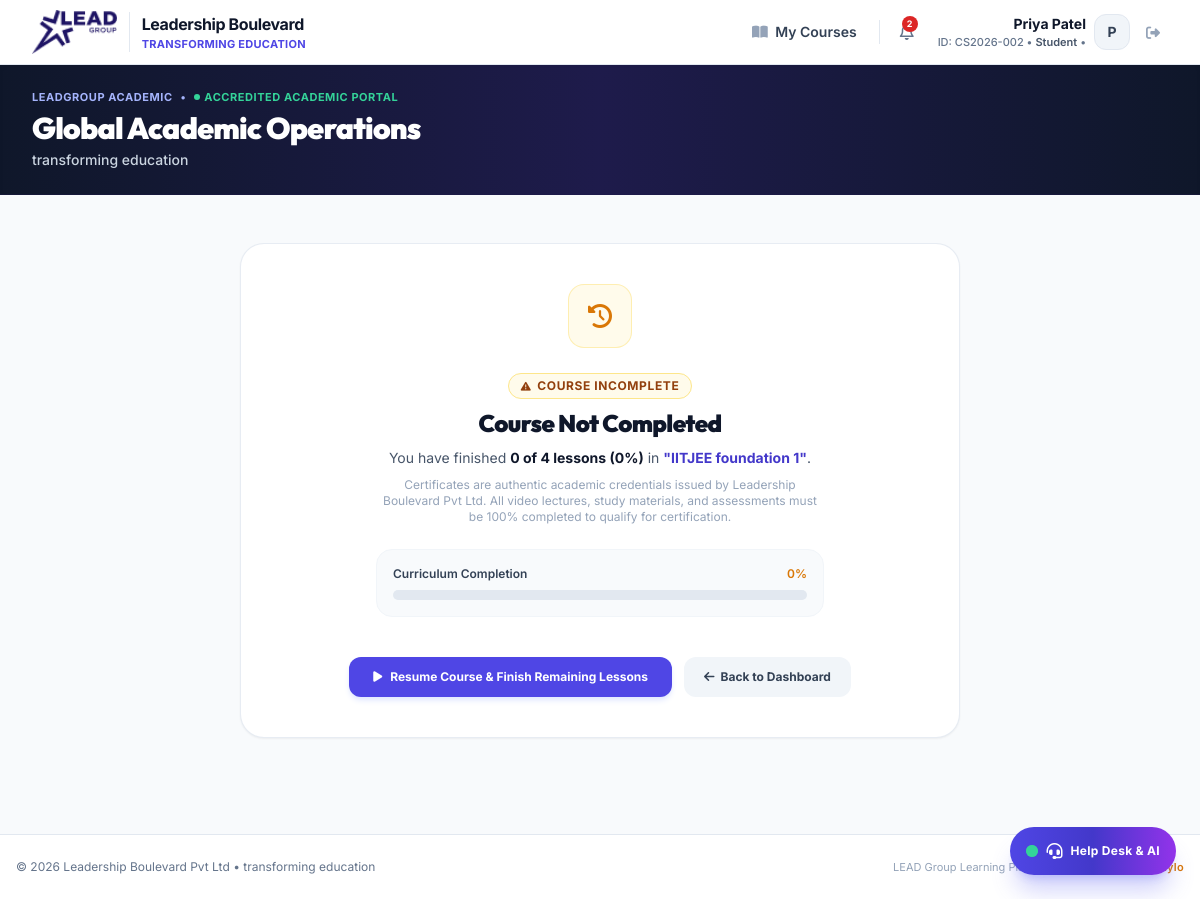
The app's page /course/8893/certificate (signed in) with its own data.
### tables this page shows
CREATE TABLE users (
            id INTEGER PRIMARY KEY AUTOINCREMENT,
            user_id TEXT UNIQUE NOT NULL,               -- e.g. "CS2026-001" or "T-JOHN"
            full_name TEXT NOT NULL,
            department TEXT NOT NULL,                  -- e.g. "Computer Science"
            email TEXT UNIQUE,                         -- Can be NULL initially
            password_hash TEXT NOT NULL,
            role TEXT NOT NULL DEFAULT 'student',      -- 'student', 'teacher', 'department_admin'
            must_change_password INTEGER DEFAULT 1,    -- 1 = must reset on first login
            created_at TIMESTAMP DEFAULT CURRENT_TIMESTAMP
        , guardian_name TEXT, school_name TEXT, udise_code TEXT, block TEXT, district TEXT, state TEXT, pincode TEXT, last_active_at TIMESTAMP, normalized_name TEXT, normalized_guardian TEXT, designation TEXT, avatar_url TEXT, phone TEXT, bio TEXT);

CREATE TABLE system_settings (
            key TEXT PRIMARY KEY,
            value TEXT NOT NULL
        );

CREATE TABLE courses (
            id INTEGER PRIMARY KEY AUTOINCREMENT,
            title TEXT NOT NULL,
            code TEXT UNIQUE NOT NULL,                 -- e.g. "CS101"
            department TEXT NOT NULL,
            description TEXT,
            thumbnail_url TEXT,
            teacher_id INTEGER NOT NULL,
            is_published INTEGER DEFAULT 1,
            created_at TIMESTAMP DEFAULT CURRENT_TIMESTAMP, subject TEXT, status TEXT DEFAULT 'published', archived_at TIMESTAMP, deleted_at TIMESTAMP, subtitle TEXT, learning_path TEXT, instructions TEXT,
            FOREIGN KEY (teacher_id) REFERENCES users(id) ON DELETE CASCADE
        );

### app/routes/cert_routes.py (the view)
@router.get("/course/{course_id}/certificate", response_class=HTMLResponse)
async def student_course_certificate(request: Request, course_id: int):
    user = get_current_user(request)
    if not user:
        return RedirectResponse(url="/login", status_code=303)
    with get_db() as conn:
        cursor = conn.cursor()
        cursor.execute("SELECT * FROM courses WHERE id = ? AND status = 'published' AND deleted_at IS NULL", (course_id,))
        course = cursor.fetchone()
        if not course:
            raise HTTPException(status_code=404, detail="Course not found or has been removed from LMS")
        cursor.execute("""
            SELECT * FROM certificates
            WHERE student_id = ? AND course_id = ? AND status != 'revoked'
            ORDER BY issued_at DESC, id DESC LIMIT 1
        """, (user["id"], course_id))
        cert = cursor.fetchone()
        if cert:
            return RedirectResponse(url=f"/certificate/{cert['certificate_id']}", status_code=303)
        cursor.execute("""
            SELECT
                (SELECT COUNT(*) FROM lessons l JOIN modules m ON l.module_id = m.id WHERE m.course_id = ?) as total,
                (SELECT COUNT(*) FROM lesson_progress lp
                 JOIN lessons l ON lp.lesson_id = l.id
                 JOIN modules m ON l.module_id = m.id
                 WHERE m.course_id = ? AND lp.user_id = ? AND lp.is_completed = 1) as completed
        """, (course_id, course_id, user["id"]))
        comp = cursor.fetchone()
        total_lessons = comp[0] if comp else 0
        completed_lessons = comp[1] if comp else 0
        progress_pct = round((completed_lessons / total_lessons * 100) if total_lessons > 0 else 0)
        if total_lessons == 0 or completed_lessons < total_lessons:
            return templates.TemplateResponse("course_certificate_status.html", {
                "request": request,
                "user": user,
                "course": dict(course),
                "status": "not_completed",
                "total_lessons": total_lessons,
                "completed_lessons": completed_lessons,
                "progress_percent": progress_pct
            })
        return templates.TemplateResponse("course_certificate_status.html", {
            "request": request,
            "user": user,
            "course": dict(course),
            "status": "pending_admin_approval",
            "total_lessons": total_lessons,
            "completed_lessons": completed_lessons,
            "progress_percent": 100
        })

### app/templates/course_certificate_status.html (shortened to what this page needs)
{% extends "base.html" %}
{% block content %}
<div class="max-w-3xl mx-auto px-4 sm:px-6 py-12">
    <div class="bg-white rounded-3xl border border-slate-200/80 shadow-sm p-8 sm:p-10 text-center space-y-6">
        {% if status == 'not_completed' %}
            <div class="w-16 h-16 rounded-2xl bg-amber-50 text-amber-600 flex items-center justify-center mx-auto text-2xl border border-amber-200/60 shadow-xs">
                <i class="fa-solid fa-clock-rotate-left"></i>
            </div>
            <div class="space-y-2">
                <span class="inline-flex items-center gap-1.5 px-3 py-1 rounded-full text-xs font-bold uppercase tracking-wider bg-amber-50 text-amber-800 border border-amber-200">
                    <i class="fa-solid fa-triangle-exclamation text-[10px]"></i> Course Incomplete
                </span>
                <h1 class="text-2xl font-black text-slate-900 tracking-tight">Course Not Completed</h1>
                <p class="text-sm text-slate-600 max-w-lg mx-auto leading-relaxed">
                    You have finished <span class="font-bold text-slate-900">{{ completed_lessons }} of {{ total_lessons }} lessons ({{ progress_percent }}%)</span> in
                    <span class="font-bold text-indigo-700">"{{ course.title }}"</span>.
                </p>
                <p class="text-xs text-slate-400 max-w-md mx-auto">
                    Certificates are authentic academic credentials issued by Leadership Boulevard Pvt Ltd. All video lectures, study materials, and assessments must be 100% completed to qualify for certification.
                </p>
            </div>
            <div class="max-w-md mx-auto bg-slate-50 p-4 rounded-2xl border border-slate-100 space-y-2">
                <div class="flex justify-between text-xs font-semibold text-slate-700">
                    <span>Curriculum Completion</span>
                    <span class="text-amber-600">{{ progress_percent }}%</span>
                </div>
                <div class="w-full h-2.5 bg-slate-200 rounded-full overflow-hidden">
                </div>
            </div>
            <div class="pt-4 flex flex-wrap items-center justify-center gap-3">
                <a href="/course/{{ course.id }}" class="inline-flex items-center space-x-2 px-6 py-3 rounded-xl bg-indigo-600 hover:bg-indigo-700 text-white font-bold text-xs shadow-md shadow-indigo-100 transition">
                    <i class="fa-solid fa-play text-xs"></i>
                    <span>Resume Course & Finish Remaining Lessons</span>
                </a>
                <a href="/student" class="inline-flex items-center space-x-1.5 px-5 py-3 rounded-xl bg-slate-100 hover:bg-slate-200 text-slate-700 font-bold text-xs transition">
                    <i class="fa-solid fa-arrow-left"></i>
                    <span>Back to Dashboard</span>
                </a>
            </div>
        {% endif %}
    </div>
</div>
{% endblock %}

### app/templates/base.html (shortened to what this page needs)
<!DOCTYPE html>
<html lang="en">
<head>
    {% set brand = get_branding() %}
    <script src="https://cdn.tailwindcss.com"></script>
    <link rel="stylesheet" href="https://cdnjs.cloudflare.com/ajax/libs/font-awesome/6.4.0/css/all.min.css">
</head>
<body class="bg-slate-50 text-slate-800 min-h-screen flex flex-col antialiased">
    {% set brand = get_branding() %}
    <header class="bg-white border-b border-slate-200 sticky top-0 z-40 shadow-xs">
        <div class="max-w-7xl mx-auto px-4 sm:px-6 lg:px-8">
            <div class="flex justify-between h-16 items-center">
                <div class="flex items-center space-x-3">
                    <a href="/" class="flex items-center space-x-3 group">
                        <img src="/static/images/lead_group_logo.png" alt="LEAD Group" class="h-10 sm:h-11 max-w-[160px] object-contain drop-shadow-2xs">
                        <div class="border-l border-slate-200 pl-3">
                            <span class="text-sm sm:text-base font-bold text-slate-900 tracking-tight leading-tight block">Leadership Boulevard</span>
                            <span class="text-[10px] sm:text-[11px] block text-indigo-600 font-bold tracking-wide uppercase">transforming education</span>
                        </div>
                    </a>
                </div>
                <nav class="flex items-center space-x-2 sm:space-x-3">
                    {% if user %}
                        {% if user.role == 'student' %}
                            <a href="/student" class="text-xs sm:text-sm font-semibold text-slate-700 hover:text-indigo-600 px-2.5 py-1.5 rounded-lg hover:bg-slate-100 transition">
                                <i class="fa-solid fa-book-open mr-1 text-slate-400"></i> My Courses
                            </a>
                        {% endif %}
                        <div class="relative">
                            <button onclick="toggleNotificationCenter()" id="notifBellBtn" title="Notifications"
                                class="relative text-slate-500 hover:text-indigo-600 p-2 rounded-xl hover:bg-slate-100 transition focus:outline-none">
                                <i class="fa-regular fa-bell text-base"></i>
                                <span id="notifUnreadBadge" class="hidden absolute top-1 right-1 min-w-[16px] h-4 px-1 rounded-full bg-red-600 text-white font-bold text-[9px] flex items-center justify-center">0</span>
                            </button>
                        </div>
                        <div class="flex items-center space-x-2 pl-1">
                            <a href="/profile" class="flex items-center space-x-2 hover:opacity-85 transition group" title="View Profile">
                                <div class="text-right hidden md:block">
                                    <p class="text-xs sm:text-sm font-bold text-slate-900 leading-tight group-hover:text-indigo-600 transition">{{ user.full_name }}</p>
                                    <p class="text-[11px] text-slate-500 font-medium">ID: {{ user.user_id }} &bull; <span class="capitalize font-semibold {% if user.role == 'department_admin' %}text-indigo-600{% elif user.role == 'teacher' %}text-sky-600{% elif user.role == 'dashboard_viewer' %}text-purple-600{% else %}text-slate-600{% endif %}">{{ user.designation or user.role.replace('_', ' ') }}</span>{% if user.role == 'student' and user.enrolled_courses_summary %} &bull; <span class="text-indigo-600 font-medium hidden xl:inline" title="Enrolled: {{ user.enrolled_courses_summary }}">{{ user.enrolled_courses_summary }}</span>{% endif %}</p>
                                </div>
                                {% if user.avatar_url %}
                                <img src="{{ user.avatar_url }}" alt="{{ user.full_name }}" class="w-8 h-8 sm:w-9 sm:h-9 rounded-xl object-cover border border-slate-200 group-hover:border-indigo-300 transition shadow-xs">
                                {% else %}
                                <div class="w-8 h-8 sm:w-9 sm:h-9 rounded-xl bg-slate-100 border border-slate-200 flex items-center justify-center font-bold text-slate-700 text-xs sm:text-sm group-hover:border-indigo-300 transition">
                                    {{ user.full_name[0] }}
                                </div>
                                {% endif %}
                            </a>
                            <a href="/logout" title="Sign Out" class="text-slate-400 hover:text-red-600 p-2 rounded-lg hover:bg-red-50 transition">
                                <i class="fa-solid fa-right-from-bracket text-sm"></i>
                            </a>
                        </div>
                    {% else %}
                        <a href="/login" class="inline-flex items-center px-4 py-2 text-xs sm:text-sm font-bold rounded-xl text-white theme-bg shadow-sm transition">
                            Sign In
                        </a>
                    {% endif %}
                </nav>
            </div>
        </div>
    </header>
    <div class="relative bg-gradient-to-r from-slate-900 via-indigo-950 to-slate-900 text-white overflow-hidden shadow-inner border-b border-indigo-950/40">
        <div class="relative z-10 max-w-7xl mx-auto px-4 sm:px-6 lg:px-8 py-5 sm:py-6">
            <div class="flex flex-col md:flex-row md:items-center md:justify-between gap-4">
                <div class="space-y-1 max-w-3xl">
                    <div class="flex items-center space-x-2 text-[11px] font-bold uppercase tracking-wider text-indigo-300">
                        <span>{{ brand.institution_name }}</span>
                        <span>&bull;</span>
                        <span class="text-emerald-400 flex items-center space-x-1">
                            <span class="w-1.5 h-1.5 rounded-full bg-emerald-400 animate-pulse"></span>
                            <span>{{ brand.accreditation_badge or 'Accredited Academic Portal' }}</span>
                        </span>
                    </div>
                    <h1 class="text-xl sm:text-2xl md:text-3xl font-black tracking-tight text-white leading-tight">
                        {{ brand.department_name }}
                    </h1>
                    {% if brand.department_tagline %}
                    <p class="text-xs sm:text-sm text-slate-300 font-medium">
                        {{ brand.department_tagline }}
                    </p>
                    {% endif %}
                </div>
            </div>
        </div>
    </div>
    <main class="flex-1">
        {% block content %}{% endblock %}
    </main>
    <footer class="bg-white border-t border-slate-200 py-6 mt-12">
        <div class="max-w-7xl mx-auto px-4 flex flex-col sm:flex-row items-center justify-between text-xs text-slate-500 gap-2">
            <p>&copy; 2026 Leadership Boulevard Pvt Ltd &bull; transforming education</p>
            <div class="flex items-center gap-2">
                <p class="text-[11px] text-slate-400">LEAD Group Learning Platform</p>
                <span class="text-slate-300">&bull;</span>
                <span class="text-[11px] font-semibold text-amber-600 flex items-center gap-1 tracking-wide">
                    <i class="fa-solid fa-paw text-[10px]"></i> powered by mylo
                </span>
            </div>
        </div>
    </footer>
    {% if user %}
    <div id="lmsChatbotContainer" class="fixed bottom-6 right-6 z-50">
        <button onclick="toggleLmsChatbot()" id="chatbotToggleBtn"
            class="group flex items-center space-x-2 px-4 py-3 rounded-full bg-gradient-to-r from-indigo-600 via-indigo-700 to-purple-600 text-white shadow-xl shadow-indigo-500/30 hover:scale-105 active:scale-95 transition-all">
            <span class="relative flex h-3 w-3">
                <span class="relative inline-flex rounded-full h-3 w-3 bg-emerald-400"></span>
            </span>
            <i class="fa-solid fa-headset text-base"></i>
            <span class="text-xs font-bold tracking-wide">Help Desk & AI</span>
        </button>
    </div>
    {% endif %}
</body>
</html>

### records on screen
users: full_name "Priya Patel", user_id "CS2026-002", role "Student", full_name "P"
system_settings: institution_name "LEADGROUP ACADEMIC"
system_settings: value "ACCREDITED ACADEMIC PORTAL"
system_settings: department_name "Global Academic Operations"
system_settings: department_tagline "transforming education"
courses: title "IITJEE foundation 1"

### other values on screen
{{ completed_lessons }} "0"
{{ total_lessons }} "4"
{{ progress_percent }} "0"
